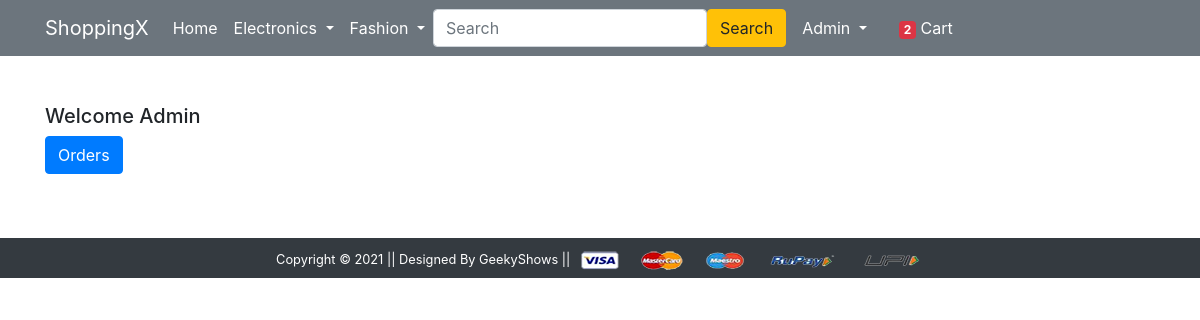
The page /orders/ (signed in) on the database as committed earlier.
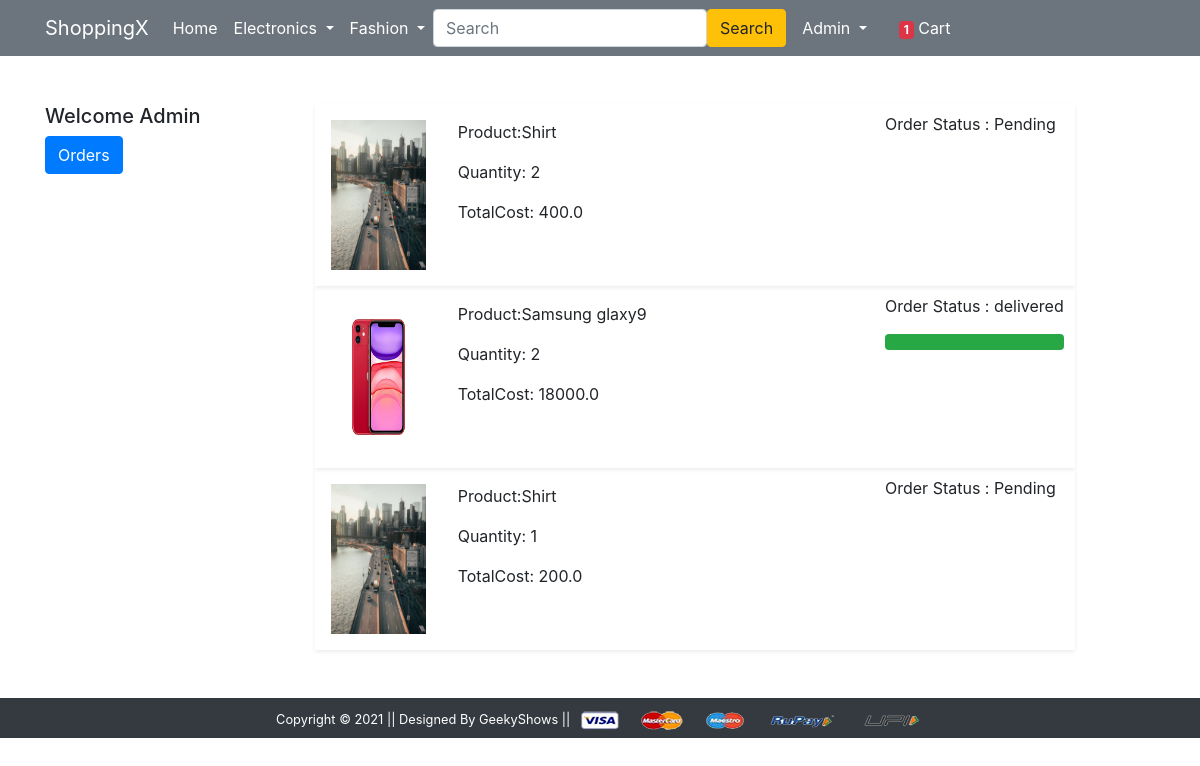
The same page on the database as committed later.
### app/models.py (models this page shows, shortened)
class OrderPlaced(models.Model):
    user = models.ForeignKey(User,on_delete=models.CASCADE)
    customer = models.ForeignKey(Customer,on_delete=models.CASCADE)
    product = models.ForeignKey(Product,on_delete=models.CASCADE)
    quantity = models.PositiveIntegerField(default=1)
    ordered_date = models.DateTimeField(auto_now_add=True)
    status = models.CharField(max_length=50,choices=STATUS_CHOICE,default='Pending')
    @property
    def total_costing(self):
        return self.quantity*self.product.discounted_price

class Product(models.Model):
    title = models.CharField(max_length=100)
    selling_price = models.FloatField()
    discounted_price = models.FloatField()
    description = models.TextField()
    brand = models.CharField(max_length=100)
    category = models.CharField(choices=CATEGORY_CHOICES,max_length=2)
    product_image = models.ImageField(upload_to='productImage')

### app/views.py (the view)
# urls.py: path('orders/', views.orders, name='orders'),
def orders(request):
    orders = OrderPlaced.objects.filter(user=request.user)
    total_product = Cart.objects.filter(user=request.user).count()
    return render(request, 'app/orders.html',{'orders':orders,'total_product':total_product})

### app/templates/app/orders.html (shortened to what this page needs)
 {% extends 'app/base.html' %} {% load static %} {% block title %}Profile{% endblock title %} {% block main-content %}
<div class="container my-5">
    <div class="row">
        <div class="col-sm-2 border-end">
            <h5 class="text-capitalize">Welcome {{user.username}}</h5>
            <ul class="list-unstyled">
                <li class="d-grid"><a href="" class="btn btn-primary">Orders</a></li>
            </ul>
        </div>
        <div class="col-sm-8 offset-sm-1">
            {% for i in orders %}
            <div class="row shadow-sm">
                <div class="col-sm-2 p-3"><img src="{{i.product.product_image.url}}" alt="" style="height: 150px; width:150px;" class="img-fluid"></div>
                <div class="col-sm-7 p-3">
                    <p>Product:{{i.product.title}}</p>
                    <p>Quantity: {{i.quantity}}</p>
                    <p>TotalCost: {{i.total_costing}}</p>
                </div>
                <div class="col-sm=3 mt-2 mr-2">
                    <p>Order Status : {{i.status}}</p>
                     {% if i.status == 'delivered' %}
                    <div class="progress">
                        <div class="progress-bar bg-success" style="width: 100%;" role="progressbar" aria-valuenow="20" aria-valuemin="0" aria-valuemax="100"></div>
                    </div> {% endif %}
                </div>
            </div> {% endfor %}
        </div>
    </div>
</div>
{% endblock main-content %}

### app/templates/app/base.html (shortened to what this page needs)
<!doctype html> {% load static %}
<html lang="en">
<head>
    <link href="{% static 'app/css/bootstrap.min.css' %}" rel="stylesheet">
    <link rel="stylesheet" href="{% static 'app/css/owl.carousel.min.css' %}">
    <link rel="stylesheet" href="{% static 'app/css/all.min.css' %}">
    <link rel="stylesheet" href="{% static 'app/css/style.css' %}">
</head>
<body>
    <nav class="navbar navbar-expand-lg  navbar-dark bg-secondary">
        <div class="container">
            <a class="navbar-brand" href="/">ShoppingX</a>
            <div class="collapse navbar-collapse" id="navbarSupportedContent">
                <ul class="navbar-nav me-auto mb-2 mb-lg-0">
                    <li class="nav-item">
                        <a class="nav-link active" aria-current="page" href="/">Home</a>
                    </li>
                    <li class="nav-item dropdown">
                        <a class="nav-link dropdown-toggle text-white" href="#" id="electronicsDropdown" role="button" data-bs-toggle="dropdown" aria-expanded="false">
               Electronics
             </a>
                    </li>
                    <li class="nav-item dropdown">
                        <a class="nav-link dropdown-toggle text-white" href="#" id="fashionDropdown" role="button" data-bs-toggle="dropdown" aria-expanded="false">
               Fashion
             </a>
                    </li>
                </ul>
                <form class="d-flex">
                    <input class="form-control me-2" type="search" placeholder="Search" aria-label="Search">
                    <button class="btn btn-warning" type="submit">Search</button>
                </form>
                <div>
                    <ul class="navbar-nav me-auto mb-2 mb-lg-0">
                        {% if request.user.is_authenticated %}
                        <li class="nav-item dropdown mx-2">
                            <a class="nav-link dropdown-toggle text-white" href="#" id="profileDropdown" role="button" data-bs-toggle="dropdown" aria-expanded="false">
                                <span class="text-capitalize">{{user.username}}</span>
                            </a>
                        </li>
                        <li class="nav-item mx-2">
                            <a href="{% url 'showCart' %}" class="nav-link text-white"><span class="badge bg-danger total_product">{{total_product}}</span> Cart </a>
                        </li>
                        {% endif %}
                    </ul>
                </div>
            </div>
        </div>
    </nav>
    {% block banner_slider %} {% endblock banner_slider %} {% block livesale %} {% endblock livesale %} {% block main-content %} {% endblock main-content %}
    <footer class="container-fluid bg-dark text-center p-2 mt-5">
        <small class="text-white">Copyright &copy; 2021 || Designed By GeekyShows || </small>
        <img src="{% static 'app/images/payment.png' %}" alt="" srcset="" class="img-fluid" height="2px">
    </footer>
</body>
</html>
</html>

Rows that differ between the two databases and show on the page:
added OrderPlaced: product.product_image (picture), product "Shirt", quantity "2", total_costing "400.0", status "Pending"
added OrderPlaced: product.product_image (picture), product "Samsung glaxy9", quantity "2", total_costing "18000.0", status "delivered"
added OrderPlaced: product.product_image (picture), product "Shirt", quantity "1", total_costing "200.0", status "Pending"
Other text that changed with them:
{{ total_product }}: "2" → "1"
